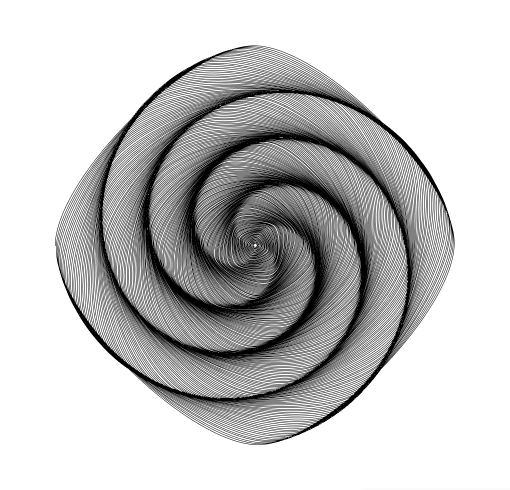
#> input picture ch1/images/0.png, 1020 x 980 px (shown at 1/2 size)
$ python ch1-3.py
#> lines starting #> are read from the running program, lines starting #| are printed output that depends on the picture
# Matplotlib

# matplotlib is a  graphics library with more powerful features than the plotting available in PIL.


#		Plotting Images, Points, and Lines
# Only a few commands are needed for most computer vision purposes.
# We want to be able to show things like interest points, correspondences, and detected objects using points and lines.

# Plotting an image with a few points and a line:

from PIL import Image
from pylab import *

# read image to array
im = array(Image.open("images/0.png"))
#> im is the input picture: shape (980, 1020, 4); mean R, G, B, A 198.4, 198.4, 198.4, 255

# plot the image
imshow(im)

# some points
x = [100,100,400,400]
y = [200,500,200,500]

# plot the points with red star-markers
plot(x,y, 'r*')

# line plot connecting the first two points
plot(x[:2], y[:2])

# line w green circle markers
plot(x[1:3], y[1:3], 'go-')

# dotted line w square markers
plot(x[2:], y[2:], 'ks:')


# add title and show the plot
title('Plotting: "0.png"')

# pylab uses a coordinate origin at the top left corner.
# turn off axes with:
axis('off')

# show() starts the figure GUI and raises the figure windows.
# the GUI loop blocks your scripts and they are paused until the last figure window is closed.
# call show() only once per script, usually at the end
show()
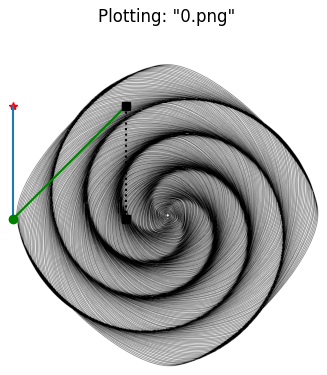
#> figure drawn by matplotlib, 1 panel

$ run again, with ch1/images/1.png copied over ch1/images/0.png
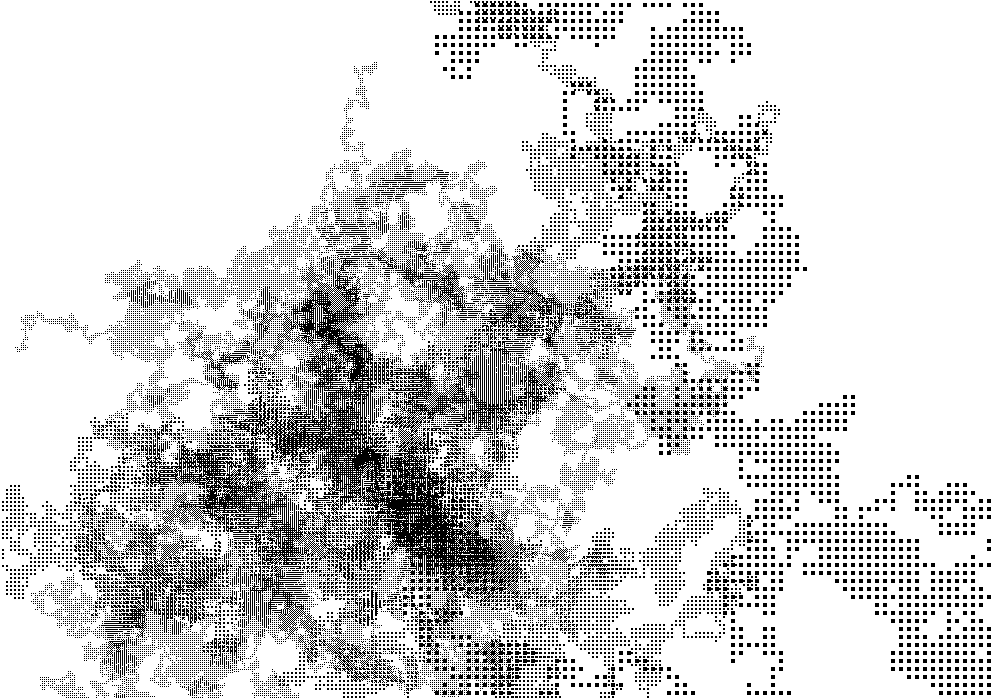
#> input picture ch1/images/1.png, 1988 x 1396 px (shown at 1/2 size)
#> im is the input picture: shape (1396, 1988, 4); mean R, G, B, A 210.6, 210.6, 210.6, 255
#> `show()`:
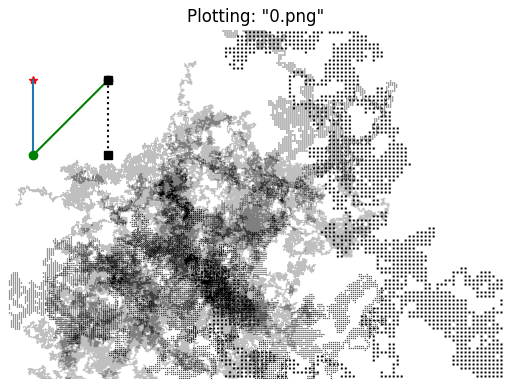
#> figure drawn by matplotlib, 1 panel

$ run again, with ch1/images/2.png copied over ch1/images/0.png
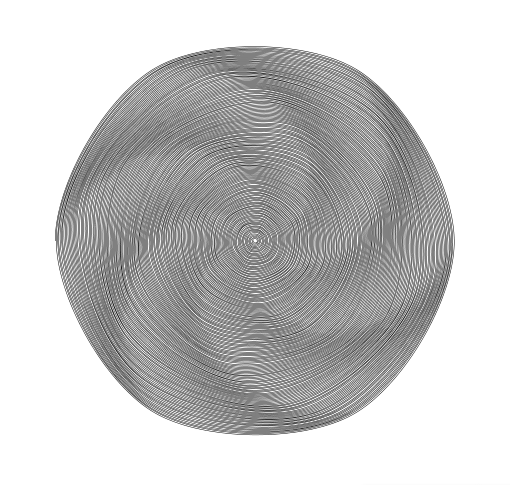
#> input picture ch1/images/2.png, 1019 x 970 px (shown at 1/2 size)
#> im is the input picture: shape (970, 1019, 4); mean R, G, B, A 201.2, 201.2, 201.2, 255
#> `show()`:
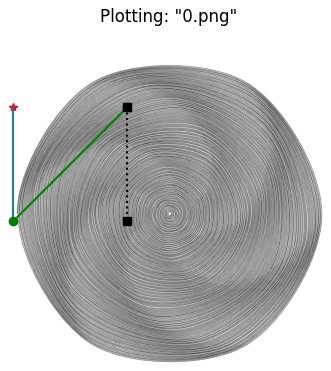
#> figure drawn by matplotlib, 1 panel
